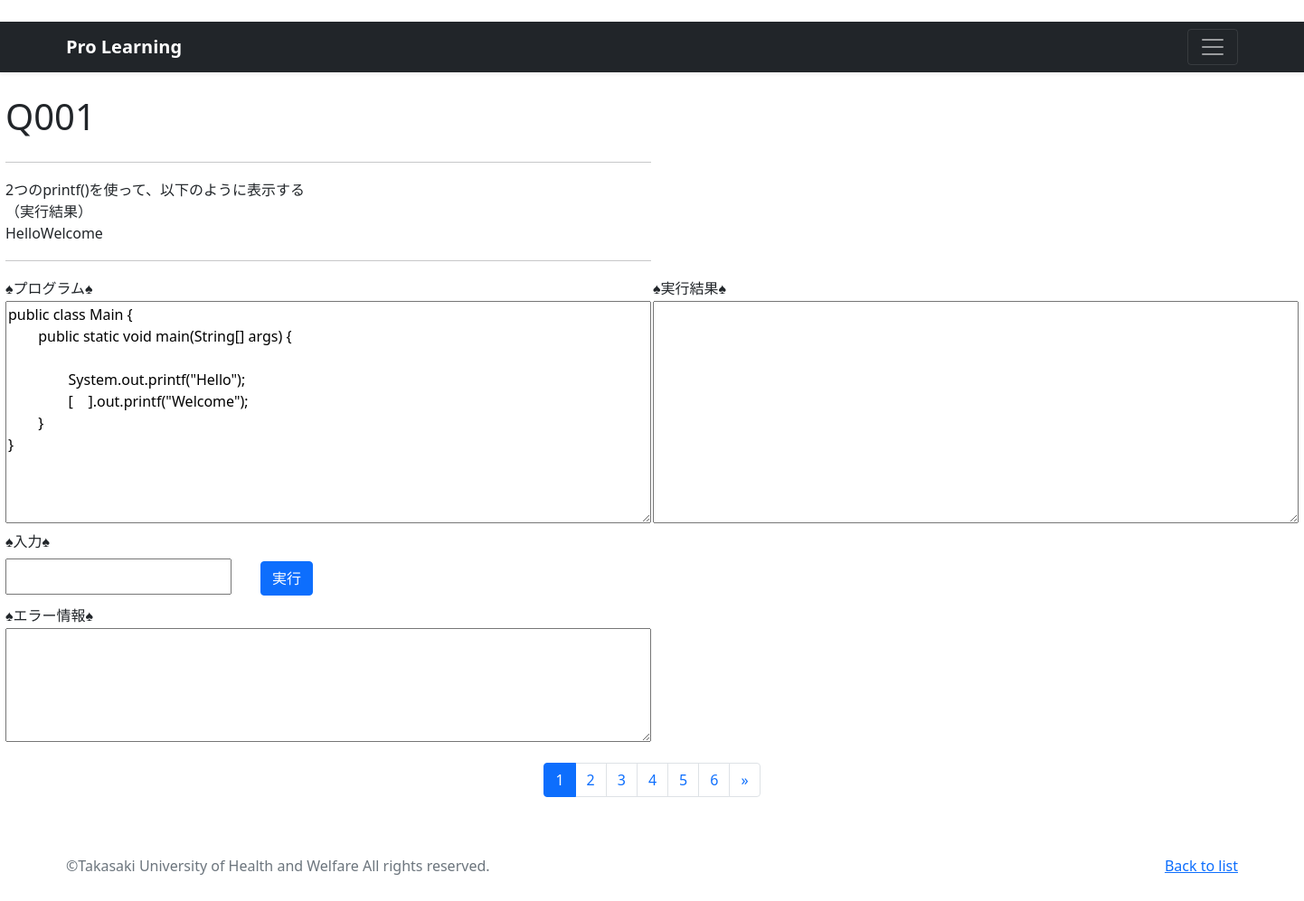
The page /java-program/1/ on the database its author committed.
### program/models.py (models this page shows, shortened)
class Java_Program(models.Model):
    title = models.CharField(
        verbose_name='タイトル', # フィールドのタイトル
        max_length=5        # 最大文字数は5
        )
    subtit = models.CharField(
        verbose_name='サブタイトル', # フィールドのタイトル
        max_length=30        # 最大文字数は30
        )
    content = models.TextField(
        verbose_name='問題文'   # フィールドのタイトル
        )
    code = models.TextField(
        verbose_name='プログラム' # フィールドのタイトル
        )

### program/views.py (the view)
def Java_detail(request, pk):
    records = Java_Program.objects.order_by('title')
    paginator = Paginator(records, 1)
    page_number  = request.GET.get('page', pk)
    pages = paginator.page(page_number)
    return render(
        request, 'Java_pro.html', {'orderby_records': pages})

### program/templates/Java_pro.html (shortened to what this page needs)
{% load static %}
<!doctype html>
<html lang="ja">
  <head>
    <link href="https://cdn.jsdelivr.net/npm/bootstrap@5.0.2/dist/css/bootstrap.min.css"
          rel="stylesheet"
>
    </head>
  <body>
    <header>
      <div class="navbar navbar-dark bg-dark shadow-sm">
        <div class="container">
          <a href="{% url 'base:index' %}"
             class="navbar-brand d-flex align-items-center">
            <strong>Pro Learning</strong>
          </a>
          <button class="navbar-toggler"
                  type="button"
                  data-bs-toggle="collapse"
                  data-bs-target="#navbarHeader"
                  aria-controls="navbarHeader"
                  aria-expanded="false"
                  aria-label="Toggle navigation">
            <span class="navbar-toggler-icon"></span>
          </button>
        </div>
      </div>
    </header>
    <main>
    {% for record in orderby_records %}
      <form class="f1" name="form1">
        <table>
            <tr><td><br><h1>{{record.title}}</h1></td></tr>
            <tr><td><hr></td></tr>
            <td>{{record.content|linebreaksbr}}</td>
            <tr>
             <tr><td><hr></td></tr>
             <td>&spades;プログラム&spades;</td>
             <td>&spades;実行結果&spades;</td>
            </tr>
            <tr>
             <td><textarea cols="75" rows="10" name="fmsrc" >{{record.code}}</textarea></td>
             <td><textarea cols="75" rows="10" name="fmout"></textarea></td>
            </tr>
            <tr><td>&spades;入力&spades;</td></tr>
            <tr><td><input size="40" type="text" style="width:250px; height:40px;" name="fminp">　　<input type="button" value="実行" onClick="postPaiza()" class="btn btn-primary my-2"></td></tr>
            <tr><td>&spades;エラー情報&spades;</td></tr>
            <tr><td><textarea cols="75" rows="5" name="fmerr"></textarea></td></tr>
        </table>
      </form>
      {% empty %}
      <p>the list is empty.</p>
      {% endfor %}
    </main>
    <p>{% include "pagination2.html" %}</p>
    <footer class="text-muted py-5">
      <div class="container">
        <p class="float-end mb-1">
          <a href="{% url 'program:C_list' %}">Back to list</a>
        </p>
        <p class="mb-1">
          ©Takasaki University of Health and Welfare All rights reserved.</p>
      </div>
    </footer>
  </body>
</html>

### program/templates/Java_pro.html (style rules this page uses)
.f1 table { margin: auto; }

### rows shown on the page
Java_Program: title "Q001", content "2つのprintf()を使って、以下のように表示する （実行結果） HelloWelcome", fmsrc "public class Main { public static void main(String[] args) { System.out.printf(\"Hello\"); [ ].out.printf(\"Welcome\"); } }"

### other values the page prints
{{ num }} "1"
{{ num }} "2" "3" "4" "5" "6"
